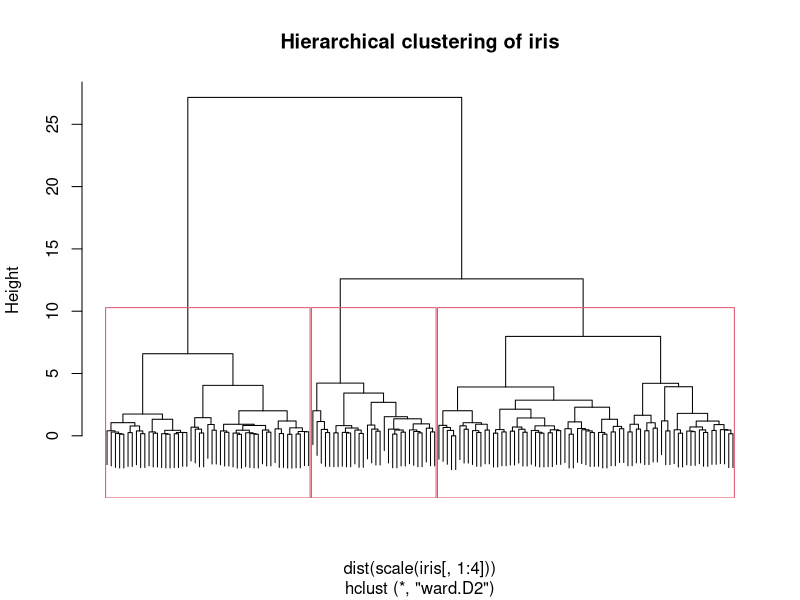

Reproduce this figure in R.
## ---- chunk 1
knitr::opts_chunk$set(fig.align = "center", fig.height = 4.2)
## ---- chunk 2
d <- dist(scale(iris[, 1:4]))     # 先標準化、再算歐氏距離
as.matrix(d)[1:4, 1:4]
## ---- chunk 3
set.seed(1)
km <- kmeans(scale(iris[, 1:4]), centers=3)
table(km$cluster, iris$Species)   # 群 vs. 真實品種
km$centers[, 1:2]
## ---- chunk 4
hc <- hclust(dist(scale(iris[, 1:4])), method="ward.D2")
plot(hc, labels=FALSE, main="Hierarchical clustering of iris")
rect.hclust(hc, k=3)              # 切成 3 群
